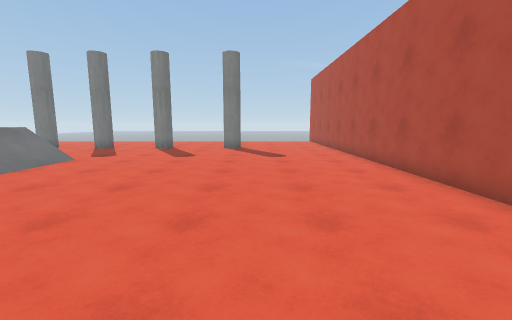
[1] (above)

18 first-person views from a walk through a 3-D level made in the Unity game engine. The camera is 1.4 m above the floor, tilts 8° down and sees 90° across. The floor is counted in squares, 1 m on a side. Each view is taken from the middle of a square. On the plan, view 1 faces up. The plan holds only what a view shows up to about 13 squares ahead; the rest is blank. The place goes on beyond the plan. The player is left out. Surface patterns are stand-ins for the level's own textures.

[2]
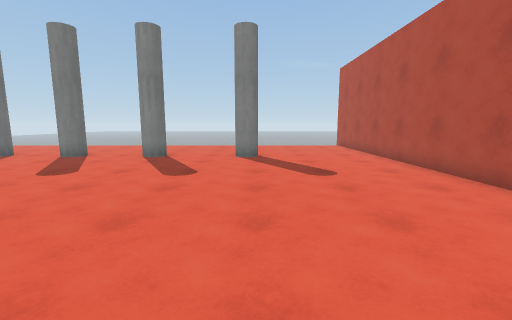

[3]
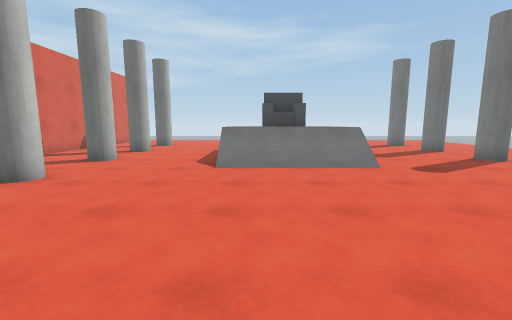

[4]
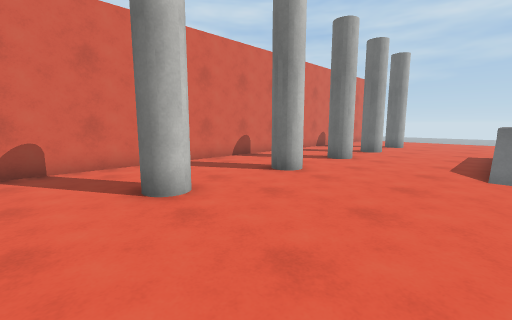

[5]
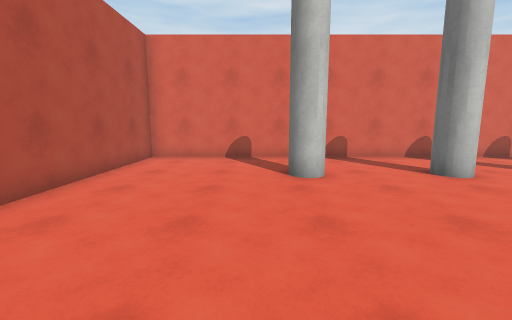

[6]
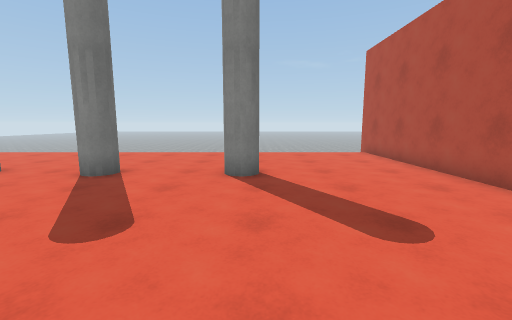

[7]
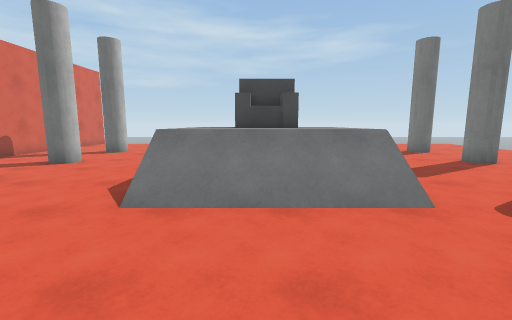

[8]
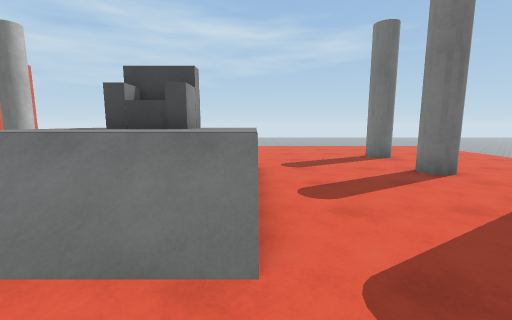

[9]
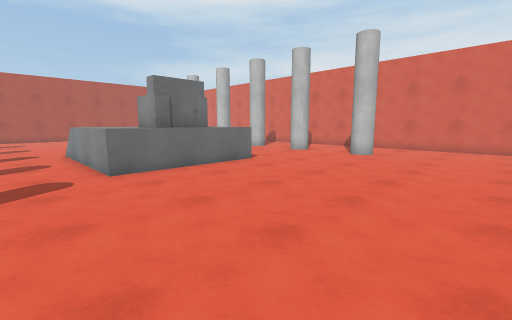

[10]
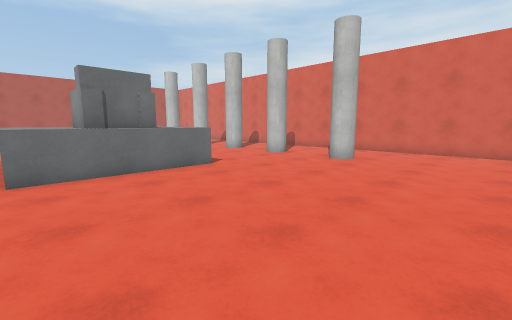

[11]
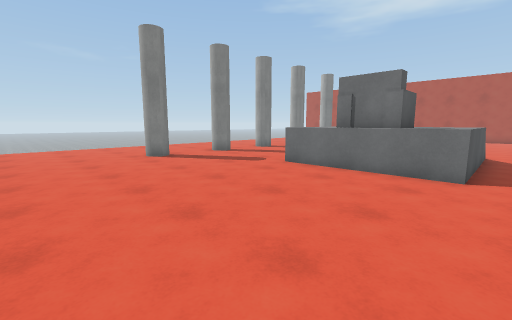

[12]
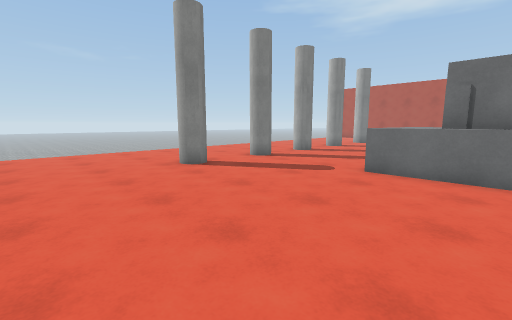

[13]
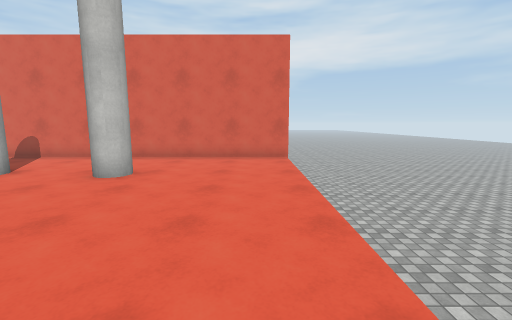

[14]
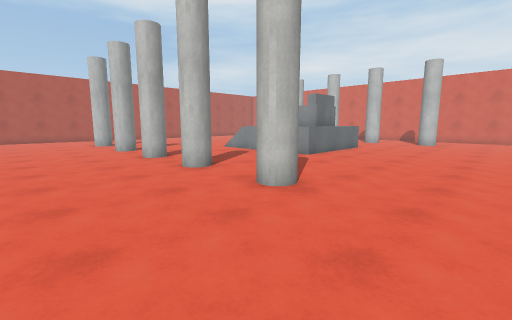

[15]
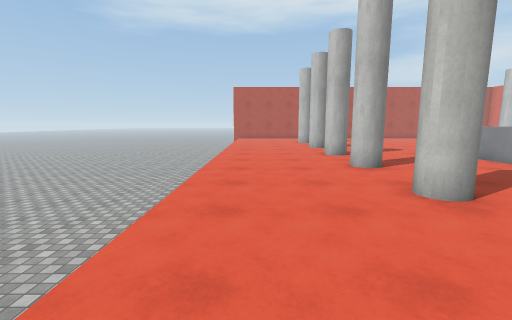

[16]
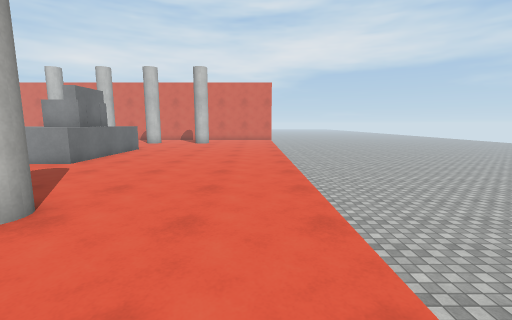

[17]
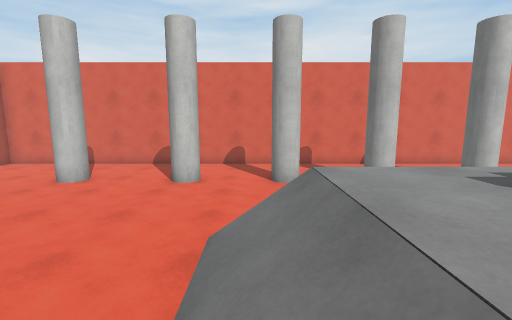

[18]
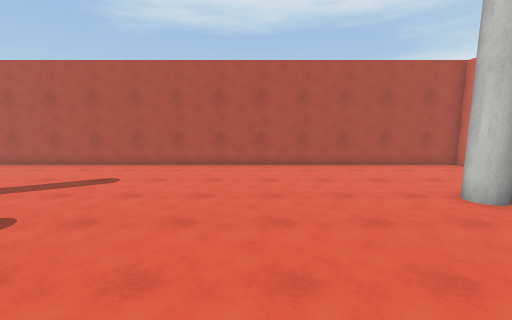

### Floor plan
Key: @ floor where view 1 was taken; # wall or solid block; . main floor; : floor 1.25 m higher than the main floor; / step, stairs or slope; = window, fence, low wall or low ledge; v drop or lower ground; O other object.
Columns run from 22 left of view 1 to 5 right of it. Each row starts with its distance up from view 1.
 21  vvvvvvvvvvvv  vvvvv  vvvvv#
 20  ..........................#
 19  ..........................#
 18  ..........................#
 17  ..........................#
 16 v..........................#
 15 v.....#...#..#...#...#.....#
 14 v..........................#
 13 v..........................#
 12 v..........................#
 11 v..........................#
 10 v........=...//............#
  9 v........:::://............#
  8 v........###://............#
  7 v........#OO://............#
  6  ........:::://............#
  5  ........:::://............#
  4 v..........................#
  3 v..........................#
  2 v..........................#
  1 v..........................#
  0 v.....#...#..#...#...#@....#
 -1 v..........................#
 -2 v..........................#
 -3 v..........................#
 -4 v###########################
 -5 v

Where each view was taken, in squares from view 1:
view 1: 0 up, 0 right, facing up
view 2: 4 up, 1 left, facing up
view 3: 6 up, 1 right, facing left
view 4: 5 up, 1 right, facing down-left
view 5: 7 up, 0 right, facing down
view 6: 8 up, 1 left, facing up
view 7: 7 up, 3 left, facing left
view 8: 10 up, 5 left, facing left
view 9: 12 up, 21 left, facing down-right
view 10: 10 up, 21 left, facing down-right
view 11: 4 up, 21 left, facing up-right
view 12: 7 up, 21 left, facing up-right
view 13: 7 up, 20 left, facing down
view 14: 20 up, 20 left, facing down-right
view 15: 19 up, 21 left, facing right
view 16: 19 up, 20 left, facing down
view 17: 9 up, 8 left, facing down
view 18: 6 up, 8 left, facing right
